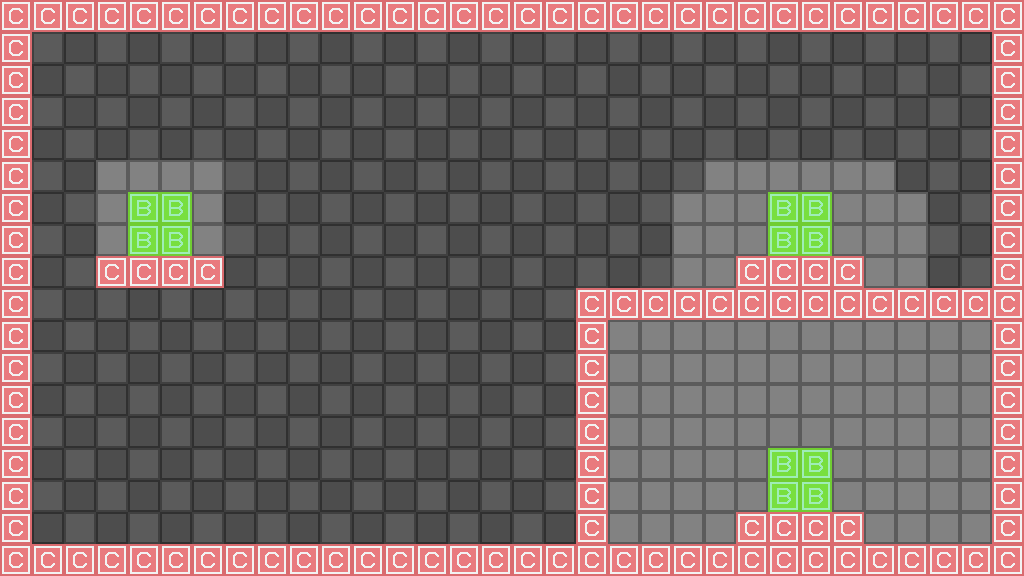

A level layout from a 2D game, rendered from its tile map. Below: a short description, then the map file with its tile-grid data intact:
An orthogonal 32x18 tile map with 32x32 px tiles, 4 tile layers (parallax, back, front, collision), 2 tilesets and 2 objects.

<map version="1.0" orientation="orthogonal" renderorder="right-down" width="32" height="18" tilewidth="32" tileheight="32" nextobjectid="12">
 <tileset firstgid="1" name="tilesetCollision" tilewidth="32" tileheight="32" tilecount="2">
  <image source="../bitmaps/tilesetCollision.png" width="64" height="32" />
 </tileset>
 <tileset firstgid="3" name="tileset" tilewidth="32" tileheight="32" tilecount="5">
  <image source="../bitmaps/tileset.png" width="160" height="32" />
 </tileset>
 <layer name="parallax" width="32" height="18">
  <data encoding="csv">
3,7,3,7,3,7,3,7,3,7,3,7,3,7,3,7,3,7,3,7,3,7,3,7,3,7,3,7,3,7,3,7,
7,3,7,3,7,3,7,3,7,3,7,3,7,3,7,3,7,3,7,3,7,3,7,3,7,3,7,3,7,3,7,3,
3,7,3,7,3,7,3,7,3,7,3,7,3,7,3,7,3,7,3,7,3,7,3,7,3,7,3,7,3,7,3,7,
7,3,7,3,7,3,7,3,7,3,7,3,7,3,7,3,7,3,7,3,7,3,7,3,7,3,7,3,7,3,7,3,
3,7,3,7,3,7,3,7,3,7,3,7,3,7,3,7,3,7,3,7,3,7,3,7,3,7,3,7,3,7,3,7,
7,3,7,3,7,3,7,3,7,3,7,3,7,3,7,3,7,3,7,3,7,3,7,3,7,3,7,3,7,3,7,3,
3,7,3,7,3,7,3,7,3,7,3,7,3,7,3,7,3,7,3,7,3,7,3,7,3,7,3,7,3,7,3,7,
7,3,7,3,7,3,7,3,7,3,7,3,7,3,7,3,7,3,7,3,7,3,7,3,7,3,7,3,7,3,7,3,
3,7,3,7,3,7,3,7,3,7,3,7,3,7,3,7,3,7,3,7,3,7,3,7,3,7,3,7,3,7,3,7,
7,3,7,3,7,3,7,3,7,3,7,3,7,3,7,3,7,3,7,3,7,3,7,3,7,3,7,3,7,3,7,3,
3,7,3,7,3,7,3,7,3,7,3,7,3,7,3,7,3,7,3,7,3,7,3,7,3,7,3,7,3,7,3,7,
7,3,7,3,7,3,7,3,7,3,7,3,7,3,7,3,7,3,7,3,7,3,7,3,7,3,7,3,7,3,7,3,
3,7,3,7,3,7,3,7,3,7,3,7,3,7,3,7,3,7,3,7,3,7,3,7,3,7,3,7,3,7,3,7,
7,3,7,3,7,3,7,3,7,3,7,3,7,3,7,3,7,3,7,3,7,3,7,3,7,3,7,3,7,3,7,3,
3,7,3,7,3,7,3,7,3,7,3,7,3,7,3,7,3,7,3,7,3,7,3,7,3,7,3,7,3,7,3,7,
7,3,7,3,7,3,7,3,7,3,7,3,7,3,7,3,7,3,7,3,7,3,7,3,7,3,7,3,7,3,7,3,
3,7,3,7,3,7,3,7,3,7,3,7,3,7,3,7,3,7,3,7,3,7,3,7,3,7,3,7,3,7,3,7,
7,3,7,3,7,3,7,3,7,3,7,3,7,3,7,3,7,3,7,3,7,3,7,3,7,3,7,3,7,3,7,3
</data>
 </layer>
 <layer name="back" width="32" height="18">
  <data encoding="csv">
0,0,0,0,0,0,0,0,0,0,0,0,0,0,0,0,0,0,0,0,0,0,0,0,0,0,0,0,0,0,0,0,
0,0,0,0,0,0,0,0,0,0,0,0,0,0,0,0,0,0,0,0,0,0,0,0,0,0,0,0,0,0,0,0,
0,0,0,0,0,0,0,0,0,0,0,0,0,0,0,0,0,0,0,0,0,0,0,0,0,0,0,0,0,0,0,0,
0,0,0,0,0,0,0,0,0,0,0,0,0,0,0,0,0,0,0,0,0,0,0,0,0,0,0,0,0,0,0,0,
0,0,0,0,0,0,0,0,0,0,0,0,0,0,0,0,0,0,0,0,0,0,0,0,0,0,0,0,0,0,0,0,
0,0,0,4,4,4,4,0,0,0,0,0,0,0,0,0,0,0,0,0,0,0,4,4,4,4,4,4,0,0,0,0,
0,0,0,4,6,6,4,0,0,0,0,0,0,0,0,0,0,0,0,0,0,4,4,4,6,6,4,4,4,0,0,0,
0,0,0,4,6,6,4,0,0,0,0,0,0,0,0,0,0,0,0,0,0,4,4,4,6,6,4,4,4,0,0,0,
0,0,0,0,0,0,0,0,0,0,0,0,0,0,0,0,0,0,0,0,0,4,4,0,0,0,0,4,4,0,0,0,
0,0,0,0,0,0,0,0,0,0,0,0,0,0,0,0,0,0,0,4,0,0,0,0,0,0,0,0,0,0,0,0,
0,0,0,0,0,0,0,0,0,0,0,0,0,0,0,0,0,0,4,4,4,4,4,4,4,4,4,4,4,4,4,0,
0,0,0,0,0,0,0,0,0,0,0,0,0,0,0,0,0,0,4,4,4,4,4,4,4,4,4,4,4,4,4,0,
0,0,0,0,0,0,0,0,0,0,0,0,0,0,0,0,0,0,4,4,4,4,4,4,4,4,4,4,4,4,4,0,
0,0,0,0,0,0,0,0,0,0,0,0,0,0,0,0,0,0,4,4,4,4,4,4,4,4,4,4,4,4,4,0,
0,0,0,0,0,0,0,0,0,0,0,0,0,0,0,0,0,0,4,4,4,4,4,4,6,6,4,4,4,4,4,0,
0,0,0,0,0,0,0,0,0,0,0,0,0,0,0,0,0,0,0,4,4,4,4,4,6,6,4,4,4,4,4,0,
0,0,0,0,0,0,0,0,0,0,0,0,0,0,0,0,0,0,0,4,4,4,4,4,4,0,0,4,4,4,4,0,
0,0,0,0,0,0,0,0,0,0,0,0,0,0,0,0,0,0,0,0,0,0,0,0,0,0,0,4,4,4,0,0
</data>
 </layer>
 <layer name="front" width="32" height="18">
  <data encoding="csv">
5,5,5,5,5,5,5,5,5,5,5,5,5,5,5,5,5,5,5,5,5,5,5,5,5,5,5,5,5,5,5,5,
5,0,0,0,0,0,0,0,0,0,0,0,0,0,0,0,0,0,0,0,0,0,0,0,0,0,0,0,0,0,0,5,
5,0,0,0,0,0,0,0,0,0,0,0,0,0,0,0,0,0,0,0,0,0,0,0,0,0,0,0,0,0,0,5,
5,0,0,0,0,0,0,0,0,0,0,0,0,0,0,0,0,0,0,0,0,0,0,0,0,0,0,0,0,0,0,5,
5,0,0,0,0,0,0,0,0,0,0,0,0,0,0,0,0,0,0,0,0,0,0,0,0,0,0,0,0,0,0,5,
5,0,0,0,0,0,0,0,0,0,0,0,0,0,0,0,0,0,0,0,0,0,0,0,0,0,0,0,0,0,0,5,
5,0,0,0,0,0,0,0,0,0,0,0,0,0,0,0,0,0,0,0,0,0,0,0,0,0,0,0,0,0,0,5,
5,0,0,0,0,0,0,0,0,0,0,0,0,0,0,0,0,0,0,0,0,0,0,0,0,0,0,0,0,0,0,5,
5,0,0,5,5,5,5,0,0,0,0,0,0,0,0,0,0,0,0,0,0,0,0,5,5,5,5,0,0,0,0,5,
5,0,0,0,0,0,0,0,0,0,0,0,0,0,0,0,0,0,5,5,5,5,5,5,5,5,5,5,5,5,5,5,
5,0,0,0,0,0,0,0,0,0,0,0,0,0,0,0,0,0,5,0,0,0,0,0,0,0,0,0,0,0,0,5,
5,0,0,0,0,0,0,0,0,0,0,0,0,0,0,0,0,0,5,0,0,0,0,0,0,0,0,0,0,0,0,5,
5,0,0,0,0,0,0,0,0,0,0,0,0,0,0,0,0,0,5,0,0,0,0,0,0,0,0,0,0,0,0,5,
5,0,0,0,0,0,0,0,0,0,0,0,0,0,0,0,0,0,5,0,0,0,0,0,0,0,0,0,0,0,0,5,
5,0,0,0,0,0,0,0,0,0,0,0,0,0,0,0,0,0,5,0,0,0,0,0,0,0,0,0,0,0,0,5,
5,0,0,0,0,0,0,0,0,0,0,0,0,0,0,0,0,0,5,0,0,0,0,0,0,0,0,0,0,0,0,5,
5,0,0,0,0,0,0,0,0,0,0,0,0,0,0,0,0,0,5,0,0,0,0,5,5,5,5,0,0,0,0,5,
5,5,5,5,5,5,5,5,5,5,5,5,5,5,5,5,5,5,5,5,5,5,5,5,5,5,5,5,5,5,5,5
</data>
 </layer>
 <layer name="collision" width="32" height="18" opacity="0.53">
  <data encoding="csv">
1,1,1,1,1,1,1,1,1,1,1,1,1,1,1,1,1,1,1,1,1,1,1,1,1,1,1,1,1,1,1,1,
1,0,0,0,0,0,0,0,0,0,0,0,0,0,0,0,0,0,0,0,0,0,0,0,0,0,0,0,0,0,0,1,
1,0,0,0,0,0,0,0,0,0,0,0,0,0,0,0,0,0,0,0,0,0,0,0,0,0,0,0,0,0,0,1,
1,0,0,0,0,0,0,0,0,0,0,0,0,0,0,0,0,0,0,0,0,0,0,0,0,0,0,0,0,0,0,1,
1,0,0,0,0,0,0,0,0,0,0,0,0,0,0,0,0,0,0,0,0,0,0,0,0,0,0,0,0,0,0,1,
1,0,0,0,0,0,0,0,0,0,0,0,0,0,0,0,0,0,0,0,0,0,0,0,0,0,0,0,0,0,0,1,
1,0,0,0,2,2,0,0,0,0,0,0,0,0,0,0,0,0,0,0,0,0,0,0,2,2,0,0,0,0,0,1,
1,0,0,0,2,2,0,0,0,0,0,0,0,0,0,0,0,0,0,0,0,0,0,0,2,2,0,0,0,0,0,1,
1,0,0,1,1,1,1,0,0,0,0,0,0,0,0,0,0,0,0,0,0,0,0,1,1,1,1,0,0,0,0,1,
1,0,0,0,0,0,0,0,0,0,0,0,0,0,0,0,0,0,1,1,1,1,1,1,1,1,1,1,1,1,1,1,
1,0,0,0,0,0,0,0,0,0,0,0,0,0,0,0,0,0,1,0,0,0,0,0,0,0,0,0,0,0,0,1,
1,0,0,0,0,0,0,0,0,0,0,0,0,0,0,0,0,0,1,0,0,0,0,0,0,0,0,0,0,0,0,1,
1,0,0,0,0,0,0,0,0,0,0,0,0,0,0,0,0,0,1,0,0,0,0,0,0,0,0,0,0,0,0,1,
1,0,0,0,0,0,0,0,0,0,0,0,0,0,0,0,0,0,1,0,0,0,0,0,0,0,0,0,0,0,0,1,
1,0,0,0,0,0,0,0,0,0,0,0,0,0,0,0,0,0,1,0,0,0,0,0,2,2,0,0,0,0,0,1,
1,0,0,0,0,0,0,0,0,0,0,0,0,0,0,0,0,0,1,0,0,0,0,0,2,2,0,0,0,0,0,1,
1,0,0,0,0,0,0,0,0,0,0,0,0,0,0,0,0,0,1,0,0,0,0,1,1,1,1,0,0,0,0,1,
1,1,1,1,1,1,1,1,1,1,1,1,1,1,1,1,1,1,1,1,1,1,1,1,1,1,1,1,1,1,1,1
</data>
 </layer>
 <objectgroup name="wires">
  <object id="5" x="832" y="224">
   <polyline points="0,0 64,0 64,-96 -192,-96 -192,256 -64,256" />
  </object>
  <object id="11" x="832" y="448">
   <polyline points="0,32 192,32" />
  </object>
 </objectgroup>
</map>
